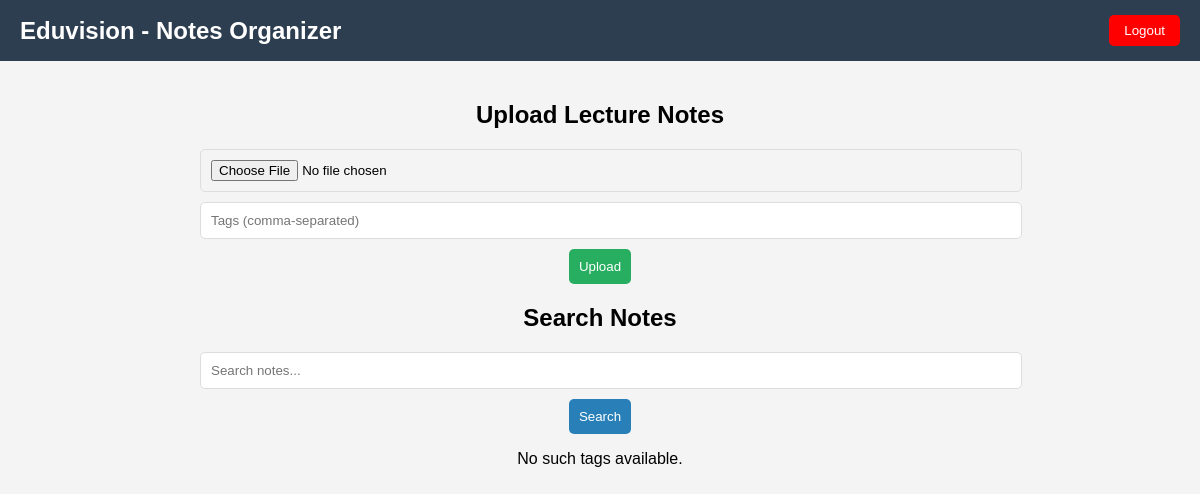
/ (signed in), run on an earlier commit of the app's database.
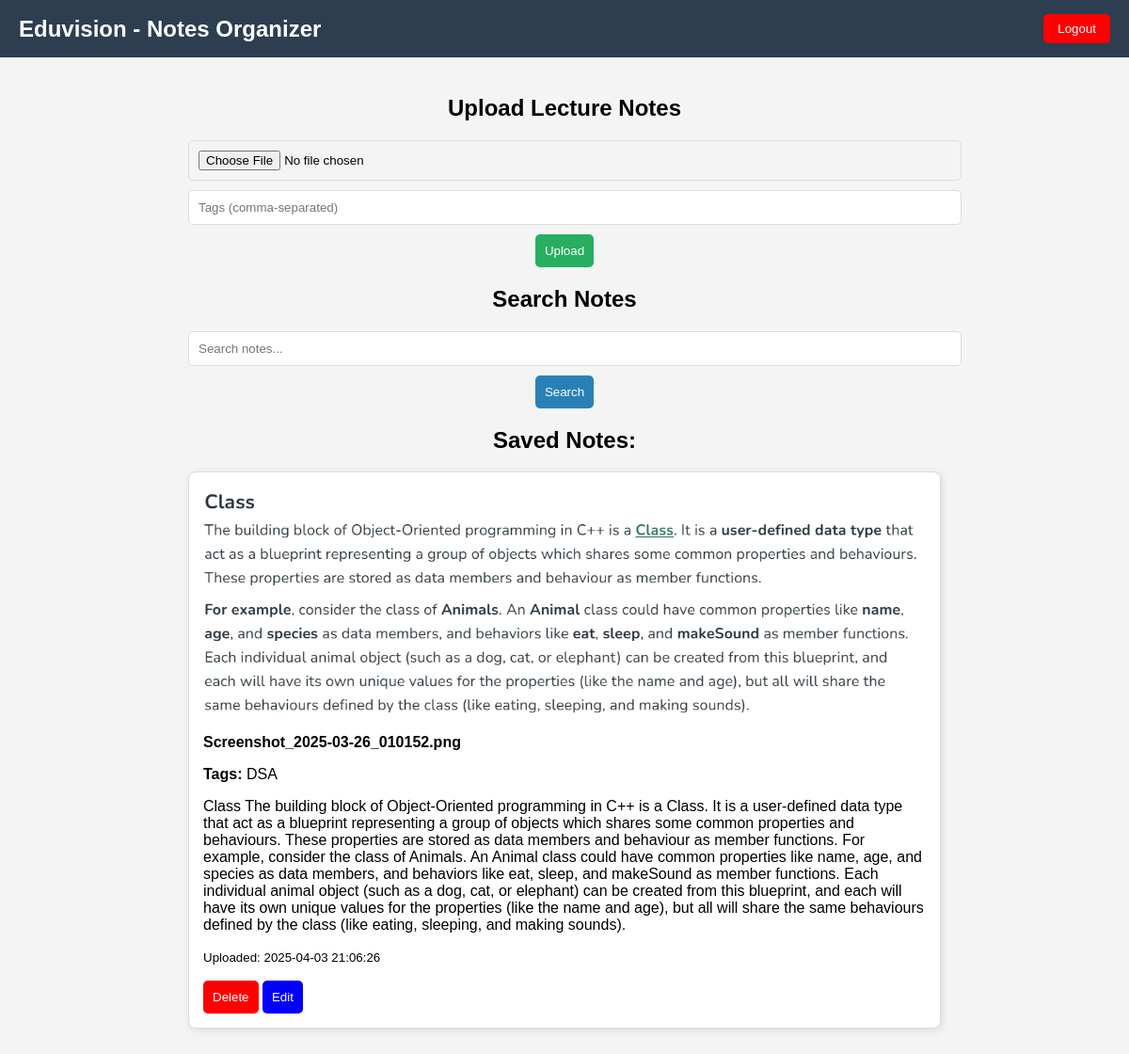
And on a later commit of the database.
### auth.py (models this page shows)
class Note(db.Model):
    id = db.Column(db.Integer, primary_key=True)
    user_id = db.Column(db.Integer, db.ForeignKey('user.id'), nullable=False)
    filename = db.Column(db.String(255), nullable=False)
    extracted_text = db.Column(db.Text, nullable=False)
    tags = db.Column(db.String(255), nullable=False)
    upload_date = db.Column(db.DateTime, default=db.func.current_timestamp())

### auth.py (the view, shortened to what this page needs)
@app.route('/', methods=['GET', 'POST'])
def index():
    if 'user_id' not in session:
        flash('Please log in first!', 'error')
        return redirect(url_for('login'))
    search_query = request.args.get('search', '').strip()
    if search_query:
        notes = Note.query.filter(
            (Note.tags.ilike(f"%{search_query}%")) |  # Search by tags
            (Note.extracted_text.ilike(f"%{search_query}%"))  # Search by text
        ).filter_by(user_id=session['user_id']).all()
        if not notes:
            flash("No results found for your search!", "error")
    else:
      notes = Note.query.filter_by(user_id=session['user_id']).all()
    return render_template('index.html', notes=notes)

### templates/index.html (shortened to what this page needs)
<!DOCTYPE html>
<html lang="en">
<head>
</head>
<body>
    <div class="navbar">
        <h1>Eduvision - Notes Organizer</h1>
        <a href="{{ url_for('logout') }}">
            <button class="logout-btn">Logout</button>
        </a>
    </div>
    <div class="container">
        <h2>Upload Lecture Notes</h2>
        <form method="post" enctype="multipart/form-data">
            <input type="file" name="file" required>
            <input type="text" name="tags" placeholder="Tags (comma-separated)" required>
            <button type="submit" style="background-color: #27ae60; color: white;">Upload</button>
        </form>
        <h2>Search Notes</h2>
        <form method="GET">
            <input type="text" name="search" placeholder="Search notes..." required>
            <button type="submit" style="background-color: #2980b9; color: white;">Search</button>
        </form>
        {% if notes %}
        <h2>Saved Notes:</h2>
        {% for note in notes %}
        <div class="note">
            <img src="{{ url_for('static', filename='uploads/' + note.filename) }}" alt="{{ note.filename }}">
            <p><strong>{{ note.filename }}</strong></p>
            <p><strong>Tags:</strong> {{ note.tags }}</p>
            <p>{{ note.extracted_text }}</p>
            <p><small>Uploaded: {{ note.upload_date }}</small></p>
            <form action="{{ url_for('delete_note', note_id=note.id) }}" method="POST" style="display: inline;">
                <button type="submit" class="delete-btn">Delete</button>
            </form>
            <a href="{{ url_for('edit_note', note_id=note.id) }}">
                <button type="button" class="edit-btn">Edit</button>
            </a>
        </div>
        {% endfor %}
        {% else %}
            <p>No such tags available.</p>
        {% endif %}
    </div>
</body>
</html>

### templates/index.html (style rules this page uses)
body { font-family: 'Poppins', sans-serif; margin: 0; padding: 0; background-color: #f4f4f4; }
.navbar { display: flex; justify-content: space-between; align-items: center; background-color: #2c3e50; color: white; padding: 15px 20px; }
.navbar h1 { margin: 0; font-size: 24px; }
.logout-btn { background-color: red; color: white; padding: 8px 15px; border: none; cursor: pointer; border-radius: 5px; }
.container { max-width: 800px; margin: auto; padding: 20px; text-align: center; }
.note { border: 1px solid #ddd; padding: 15px; margin-bottom: 15px; text-align: left; background-color: white; border-radius: 8px; box-shadow: 2px 2px 10px rgba(0,0,0,0.1); }
.note img { max-width: 100%; height: auto; border-radius: 5px; }
textarea, input { width: 100%; margin-bottom: 10px; padding: 10px; border-radius: 5px; border: 1px solid #ddd; }
button { padding: 10px; border: none; cursor: pointer; border-radius: 5px; transition: 0.3s; }
.delete-btn { background-color: red; color: white; }
.edit-btn { background-color: blue; color: white; }

What changed in the data, as far as the page shows it:
added Note: filename (picture), filename "Screenshot_2025-03-26_010152.png", tags "DSA", extracted_text "Class The building block of Object-Oriented programming in C++ is a Class. It is a user-defined data type that act as a blueprint representing a group of objects which shares some common properties and behaviours. These properties are stored as data members and behaviour as member functions. For example, consider the class of Animals. An Animal class could have common properties like name, age, and species as data members, and behaviors like eat, sleep, and makeSound as member functions. Each individual animal object (such as a dog, cat, or elephant) can be created from this blueprint, and each will have its own unique values for the properties (like the name and age), but all will share…", upload_date "2025-04-03 21:06:26"
Also different on the page:
text no longer shown: "No such tags available."
text now shown: "Saved Notes:"
